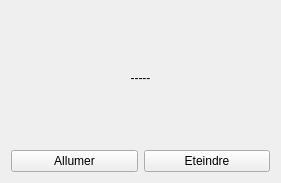
<?xml version="1.0" encoding="UTF-8"?>
<ui version="4.0">
 <class>AmpouleVue</class>
 <widget class="QWidget" name="AmpouleVue">
  <property name="geometry">
   <rect>
    <x>0</x>
    <y>0</y>
    <width>281</width>
    <height>183</height>
   </rect>
  </property>
  <property name="windowTitle">
   <string>Ampoule</string>
  </property>
  <layout class="QVBoxLayout" name="verticalLayout">
   <item>
    <widget class="QLabel" name="labelEtat">
     <property name="sizePolicy">
      <sizepolicy hsizetype="Preferred" vsizetype="Preferred">
       <horstretch>0</horstretch>
       <verstretch>0</verstretch>
      </sizepolicy>
     </property>
     <property name="text">
      <string>-----</string>
     </property>
     <property name="alignment">
      <set>Qt::AlignCenter</set>
     </property>
    </widget>
   </item>
   <item>
    <layout class="QHBoxLayout" name="horizontalLayout">
     <item>
      <widget class="QPushButton" name="bAllumer">
       <property name="text">
        <string>Allumer</string>
       </property>
      </widget>
     </item>
     <item>
      <widget class="QPushButton" name="bEteindre">
       <property name="text">
        <string>Eteindre</string>
       </property>
      </widget>
     </item>
    </layout>
   </item>
  </layout>
 </widget>
 <resources/>
 <connections/>
</ui>
